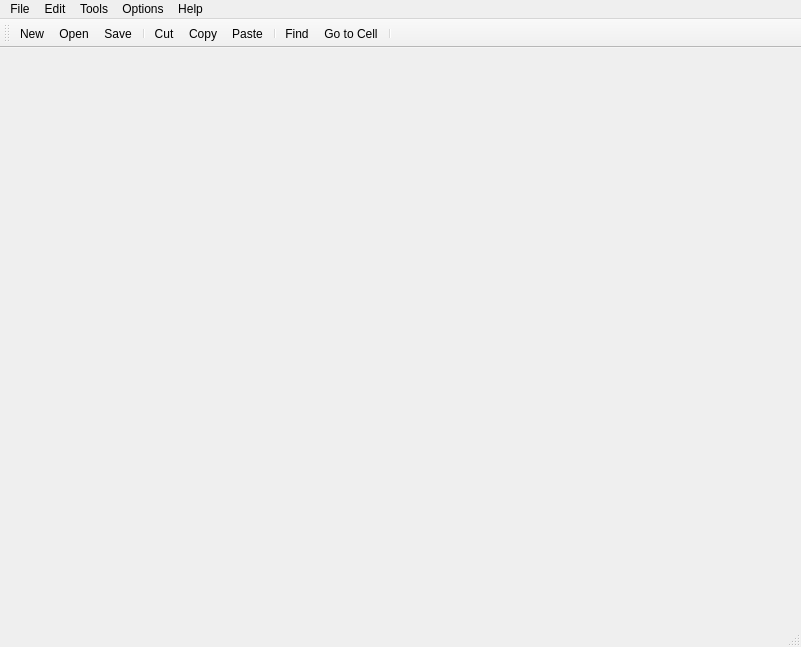
<?xml version="1.0" encoding="UTF-8"?>
<ui version="4.0">
 <class>MainWindow</class>
 <widget class="QMainWindow" name="MainWindow">
  <property name="geometry">
   <rect>
    <x>0</x>
    <y>0</y>
    <width>801</width>
    <height>647</height>
   </rect>
  </property>
  <property name="windowTitle">
   <string>MainWindow</string>
  </property>
  <property name="windowIcon">
   <iconset resource="Resources.qrc">
    <normaloff>:/images/icon.png</normaloff>:/images/icon.png</iconset>
  </property>
  <widget class="QWidget" name="centralWidget"/>
  <widget class="QMenuBar" name="menuBar">
   <property name="geometry">
    <rect>
     <x>0</x>
     <y>0</y>
     <width>801</width>
     <height>22</height>
    </rect>
   </property>
   <widget class="QMenu" name="menuFile">
    <property name="title">
     <string>File</string>
    </property>
    <addaction name="action_New"/>
    <addaction name="action_Open"/>
    <addaction name="action_Save"/>
    <addaction name="actionSave_as"/>
    <addaction name="separator"/>
   </widget>
   <widget class="QMenu" name="menuEdit">
    <property name="title">
     <string>Edit</string>
    </property>
    <widget class="QMenu" name="menuSelect">
     <property name="title">
      <string>Select</string>
     </property>
     <addaction name="actionRow"/>
     <addaction name="actionColumn"/>
     <addaction name="actionAll"/>
    </widget>
    <addaction name="action_Cut"/>
    <addaction name="action_Copy"/>
    <addaction name="action_Paste"/>
    <addaction name="action_Delete"/>
    <addaction name="menuSelect"/>
    <addaction name="separator"/>
    <addaction name="actionFind"/>
    <addaction name="actionGo_to_Cell"/>
    <addaction name="separator"/>
   </widget>
   <widget class="QMenu" name="menuTools">
    <property name="title">
     <string>Tools</string>
    </property>
    <addaction name="actionRecalculate"/>
    <addaction name="actionSort"/>
   </widget>
   <widget class="QMenu" name="menuOptions">
    <property name="title">
     <string>Options</string>
    </property>
    <addaction name="actionShow_grid"/>
    <addaction name="actionAuto_recalculate"/>
   </widget>
   <widget class="QMenu" name="menuHelp">
    <property name="title">
     <string>Help</string>
    </property>
    <addaction name="actionAbout"/>
    <addaction name="actionAbout_Qt"/>
   </widget>
   <addaction name="menuFile"/>
   <addaction name="menuEdit"/>
   <addaction name="menuTools"/>
   <addaction name="menuOptions"/>
   <addaction name="menuHelp"/>
  </widget>
  <widget class="QToolBar" name="mainToolBar">
   <attribute name="toolBarArea">
    <enum>TopToolBarArea</enum>
   </attribute>
   <attribute name="toolBarBreak">
    <bool>false</bool>
   </attribute>
   <addaction name="action_New"/>
   <addaction name="action_Open"/>
   <addaction name="action_Save"/>
   <addaction name="separator"/>
   <addaction name="action_Cut"/>
   <addaction name="action_Copy"/>
   <addaction name="action_Paste"/>
   <addaction name="separator"/>
   <addaction name="actionFind"/>
   <addaction name="actionGo_to_Cell"/>
   <addaction name="separator"/>
  </widget>
  <widget class="QStatusBar" name="statusBar"/>
  <action name="action_New">
   <property name="icon">
    <iconset resource="Resources.qrc">
     <normaloff>:/images/new.png</normaloff>:/images/new.png</iconset>
   </property>
   <property name="text">
    <string>&amp;New</string>
   </property>
   <property name="statusTip">
    <string>Create new file</string>
   </property>
   <property name="shortcut">
    <string>Ctrl+N</string>
   </property>
  </action>
  <action name="action_Open">
   <property name="icon">
    <iconset resource="Resources.qrc">
     <normaloff>:/images/open.png</normaloff>:/images/open.png</iconset>
   </property>
   <property name="text">
    <string>&amp;Open</string>
   </property>
   <property name="statusTip">
    <string>Open file</string>
   </property>
   <property name="shortcut">
    <string>Ctrl+O</string>
   </property>
  </action>
  <action name="action_Save">
   <property name="icon">
    <iconset resource="Resources.qrc">
     <normaloff>:/images/save.png</normaloff>:/images/save.png</iconset>
   </property>
   <property name="text">
    <string>&amp;Save</string>
   </property>
   <property name="statusTip">
    <string>Save file</string>
   </property>
   <property name="shortcut">
    <string>Ctrl+S</string>
   </property>
  </action>
  <action name="actionSave_as">
   <property name="text">
    <string>Save as</string>
   </property>
   <property name="statusTip">
    <string>Save file as ...</string>
   </property>
  </action>
  <action name="action_Cut">
   <property name="icon">
    <iconset resource="Resources.qrc">
     <normaloff>:/images/cut.png</normaloff>:/images/cut.png</iconset>
   </property>
   <property name="text">
    <string>&amp;Cut</string>
   </property>
   <property name="statusTip">
    <string>Cut data</string>
   </property>
   <property name="shortcut">
    <string>Ctrl+X</string>
   </property>
  </action>
  <action name="action_Copy">
   <property name="icon">
    <iconset resource="Resources.qrc">
     <normaloff>:/images/copy.png</normaloff>:/images/copy.png</iconset>
   </property>
   <property name="text">
    <string>&amp;Copy</string>
   </property>
   <property name="statusTip">
    <string>Copy data</string>
   </property>
   <property name="shortcut">
    <string>Ctrl+C</string>
   </property>
  </action>
  <action name="action_Paste">
   <property name="icon">
    <iconset resource="Resources.qrc">
     <normaloff>:/images/paste.png</normaloff>:/images/paste.png</iconset>
   </property>
   <property name="text">
    <string>&amp;Paste</string>
   </property>
   <property name="statusTip">
    <string>Paste data</string>
   </property>
   <property name="shortcut">
    <string>Ctrl+V</string>
   </property>
  </action>
  <action name="action_Delete">
   <property name="text">
    <string>&amp;Delete</string>
   </property>
   <property name="statusTip">
    <string>Delete data</string>
   </property>
   <property name="shortcut">
    <string>Del</string>
   </property>
  </action>
  <action name="actionFind">
   <property name="icon">
    <iconset resource="Resources.qrc">
     <normaloff>:/images/find.png</normaloff>:/images/find.png</iconset>
   </property>
   <property name="text">
    <string>Find</string>
   </property>
   <property name="statusTip">
    <string>Find data</string>
   </property>
   <property name="shortcut">
    <string>Ctrl+F</string>
   </property>
  </action>
  <action name="actionGo_to_Cell">
   <property name="icon">
    <iconset resource="Resources.qrc">
     <normaloff>:/images/gotocell.png</normaloff>:/images/gotocell.png</iconset>
   </property>
   <property name="text">
    <string>Go to Cell</string>
   </property>
   <property name="shortcut">
    <string>F5</string>
   </property>
  </action>
  <action name="actionRow">
   <property name="text">
    <string>Row</string>
   </property>
  </action>
  <action name="actionColumn">
   <property name="text">
    <string>Column</string>
   </property>
  </action>
  <action name="actionAll">
   <property name="text">
    <string>All</string>
   </property>
   <property name="shortcut">
    <string>Ctrl+A</string>
   </property>
  </action>
  <action name="actionRecalculate">
   <property name="text">
    <string>Recalculate</string>
   </property>
   <property name="shortcut">
    <string>F9</string>
   </property>
  </action>
  <action name="actionSort">
   <property name="text">
    <string>Sort</string>
   </property>
  </action>
  <action name="actionShow_grid">
   <property name="checkable">
    <bool>true</bool>
   </property>
   <property name="text">
    <string>Show grid</string>
   </property>
  </action>
  <action name="actionAuto_recalculate">
   <property name="checkable">
    <bool>true</bool>
   </property>
   <property name="text">
    <string>Auto-recalculate</string>
   </property>
  </action>
  <action name="actionAbout">
   <property name="text">
    <string>About</string>
   </property>
  </action>
  <action name="actionAbout_Qt">
   <property name="text">
    <string>About Qt</string>
   </property>
  </action>
  <action name="action_Exit">
   <property name="text">
    <string>&amp;Exit</string>
   </property>
   <property name="statusTip">
    <string>Exit application</string>
   </property>
   <property name="shortcut">
    <string>Ctrl+Q</string>
   </property>
  </action>
 </widget>
 <layoutdefault spacing="6" margin="11"/>
 <resources>
  <include location="Resources.qrc"/>
 </resources>
 <connections/>
</ui>
